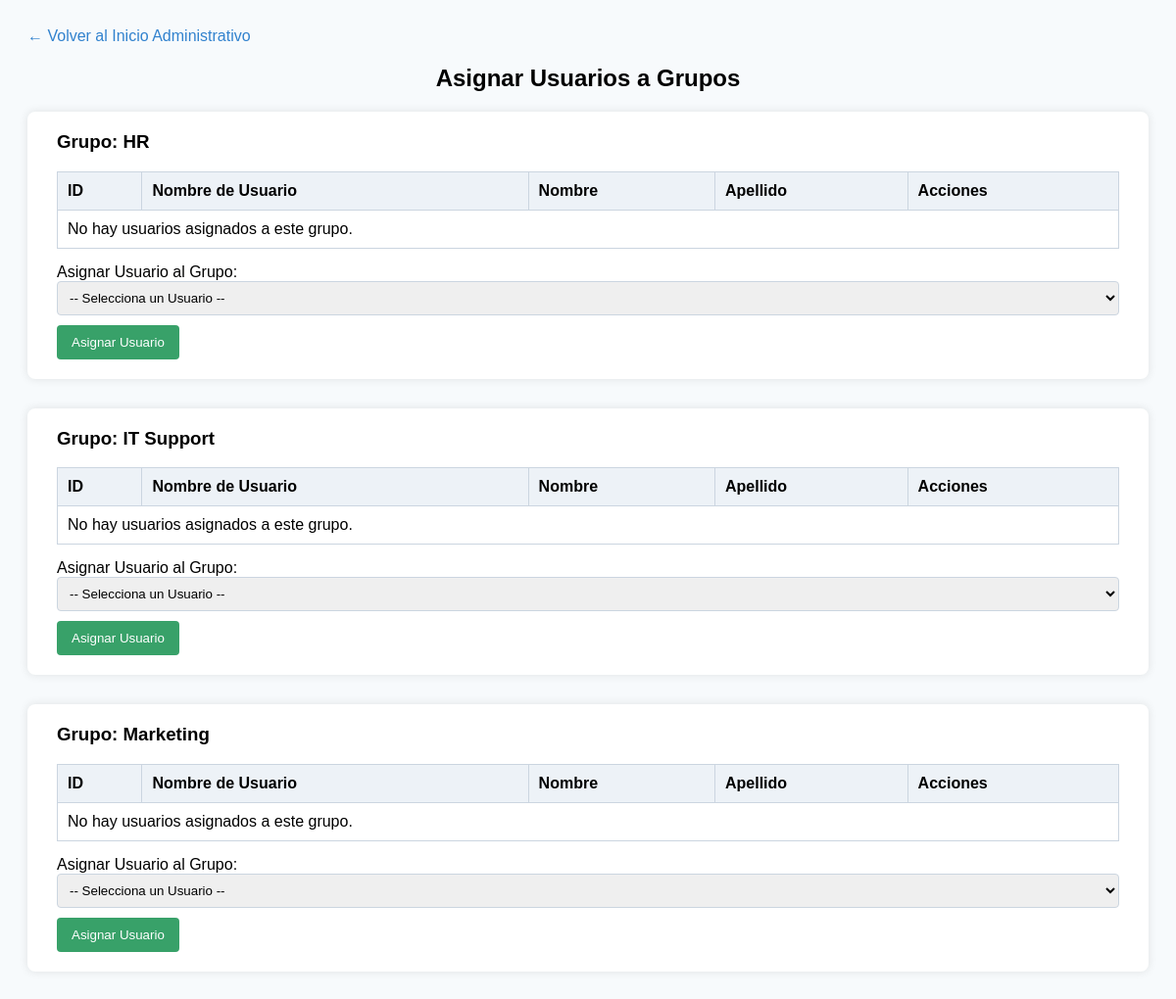
/TotCloud/AsignarGrupos.php (signed in), run on the app's committed database.
### tables this page shows
CREATE TABLE GRUPO ( 
    idGrupo INT(8) AUTO_INCREMENT PRIMARY KEY, 
    nombreGrupo VARCHAR(64) NOT NULL UNIQUE, 
    descripcion VARCHAR(256), 
    idPersonal INT(8) NOT NULL, 
    FOREIGN KEY (idPersonal) REFERENCES PERSONAL(idPersonal) 
);

### TotCloud/AsignarGrupos.php (the view, shortened to what this page needs)
<?php
require 'config.php';
try {
    $stmt = $pdo->query("SELECT idGrupo, nombreGrupo FROM GRUPO ORDER BY nombreGrupo ASC");
    $grupos = $stmt->fetchAll();
} catch (PDOException $e) {
    echo "Error al obtener los grupos: " . $e->getMessage();
    exit();
}
?>
<!DOCTYPE html>
<html>
<head>
</head>
<body>
    <div class="container">
        <a href="homeadmin.php" class="back-link">← Volver al Inicio Administrativo</a>
        <h2>Asignar Usuarios a Grupos</h2>
        <?php foreach ($grupos as $grupo): ?>
            <div class="group-section">
                <h3>Grupo: <?php echo htmlspecialchars($grupo['nombreGrupo']); ?></h3>
                <table>
                    <tr>
                        <th>ID</th>
                        <th>Nombre de Usuario</th>
                        <th>Nombre</th>
                        <th>Apellido</th>
                        <th>Acciones</th>
                    </tr>
                    <?php
                        try {
                            $stmt = $pdo->prepare("
                                SELECT U.idUsuario, U.nombreUsuario, P.nombre, P.apellido
                                FROM USUARIO U
                                JOIN PERSONA P ON U.idUsuario = P.idPersona
                                WHERE U.idGrupo = :idGrupo
                                ORDER BY U.nombreUsuario ASC
                            ");
                            $stmt->execute(['idGrupo' => $grupo['idGrupo']]);
                            $usuariosEnGrupo = $stmt->fetchAll();
                        } catch (PDOException $e) {
                            echo "<tr><td colspan='5'>Error al obtener usuarios del grupo: " . htmlspecialchars($e->getMessage()) . "</td></tr>";
                            continue;
                        }
                        if ($usuariosEnGrupo):
                            foreach ($usuariosEnGrupo as $usuario):
                    ?>
                        <tr>
                            <td><?php echo htmlspecialchars($usuario['idUsuario']); ?></td>
                            <td><?php echo htmlspecialchars($usuario['nombreUsuario']); ?></td>
                            <td><?php echo htmlspecialchars($usuario['nombre']); ?></td>
                            <td><?php echo htmlspecialchars($usuario['apellido']); ?></td>
                            <td class="actions">
                                <a href="#" onclick="document.getElementById('removeForm<?php echo $usuario['idUsuario']; ?>').style.display='block';">Eliminar</a>
                                <div id="removeForm<?php echo $usuario['idUsuario']; ?>" style="display:none; position:fixed; top:50%; left:50%; transform:translate(-50%, -50%); background-color:#fff; padding:20px; border:1px solid #ccc; border-radius:8px; box-shadow: 0 0 10px rgba(0,0,0,0.1);">
                                    <h4>Eliminar Usuario del Grupo</h4>
                                    <p>¿Estás seguro de eliminar a <strong><?php echo htmlspecialchars($usuario['nombreUsuario']); ?></strong> del grupo <strong><?php echo htmlspecialchars($grupo['nombreGrupo']); ?></strong>?</p>
                                    <form action="AsignarGrupos.php?action=remove&idGrupo=<?php echo $grupo['idGrupo']; ?>&idUsuario=<?php echo $usuario['idUsuario']; ?>" method="POST" class="remove-form">
                                        <input type="submit" value="Eliminar">
                                        <button type="button" onclick="document.getElementById('removeForm<?php echo $usuario['idUsuario']; ?>').style.display='none';">Cancelar</button>
                                    </form>
                                </div>
                            </td>
                        </tr>
                    <?php
                            endforeach;
                        else:
                    ?>
                        <tr>
                            <td colspan="5">No hay usuarios asignados a este grupo.</td>
                        </tr>
                    <?php endif; ?>
                </table>
                <form action="AsignarGrupos.php?action=assign&idGrupo=<?php echo $grupo['idGrupo']; ?>" method="POST" class="assign-form">
                    <label for="idUsuario<?php echo $grupo['idGrupo']; ?>">Asignar Usuario al Grupo:</label>
                    <select name="idUsuario" id="idUsuario<?php echo $grupo['idGrupo']; ?>" required>
                        <option value="">-- Selecciona un Usuario --</option>
                    </select>
                    <input type="submit" value="Asignar Usuario">
                </form>
            </div>
        <?php endforeach; ?>
    </div>
</body>
</html>

### TotCloud/AsignarGrupos.php (style rules this page uses)
body { font-family: Arial, sans-serif; background-color: #f7fafc; padding: 20px; }
.container { max-width: 1200px; margin: auto; }
h2 { text-align: center; margin-bottom: 20px; }
.group-section { background-color: #fff; padding: 20px 30px; border-radius: 8px; box-shadow: 0 0 10px rgba(0, 0, 0, 0.1); margin-bottom: 30px; }
.group-section h3 { margin-top: 0; }
table { width: 100%; border-collapse: collapse; margin-bottom: 15px; }
table, th, td { border: 1px solid #cbd5e0; }
th, td { padding: 10px; text-align: left; }
th { background-color: #edf2f7; }
.assign-form, .remove-form { margin-top: 15px; }
.assign-form select, .remove-form select { width: 100%; padding: 8px; margin-bottom: 10px; border: 1px solid #cbd5e0; border-radius: 4px; }
.assign-form input[type="submit"], .remove-form input[type="submit"] { background-color: #38a169; color: white; padding: 10px 15px; border: none; border-radius: 4px; cursor: pointer; }
.back-link { display: block; margin-bottom: 20px; text-decoration: none; color: #3182ce; }

### data on the page
grupo: nombreGrupo "HR"
grupo: nombreGrupo "IT Support"
grupo: nombreGrupo "Marketing"
